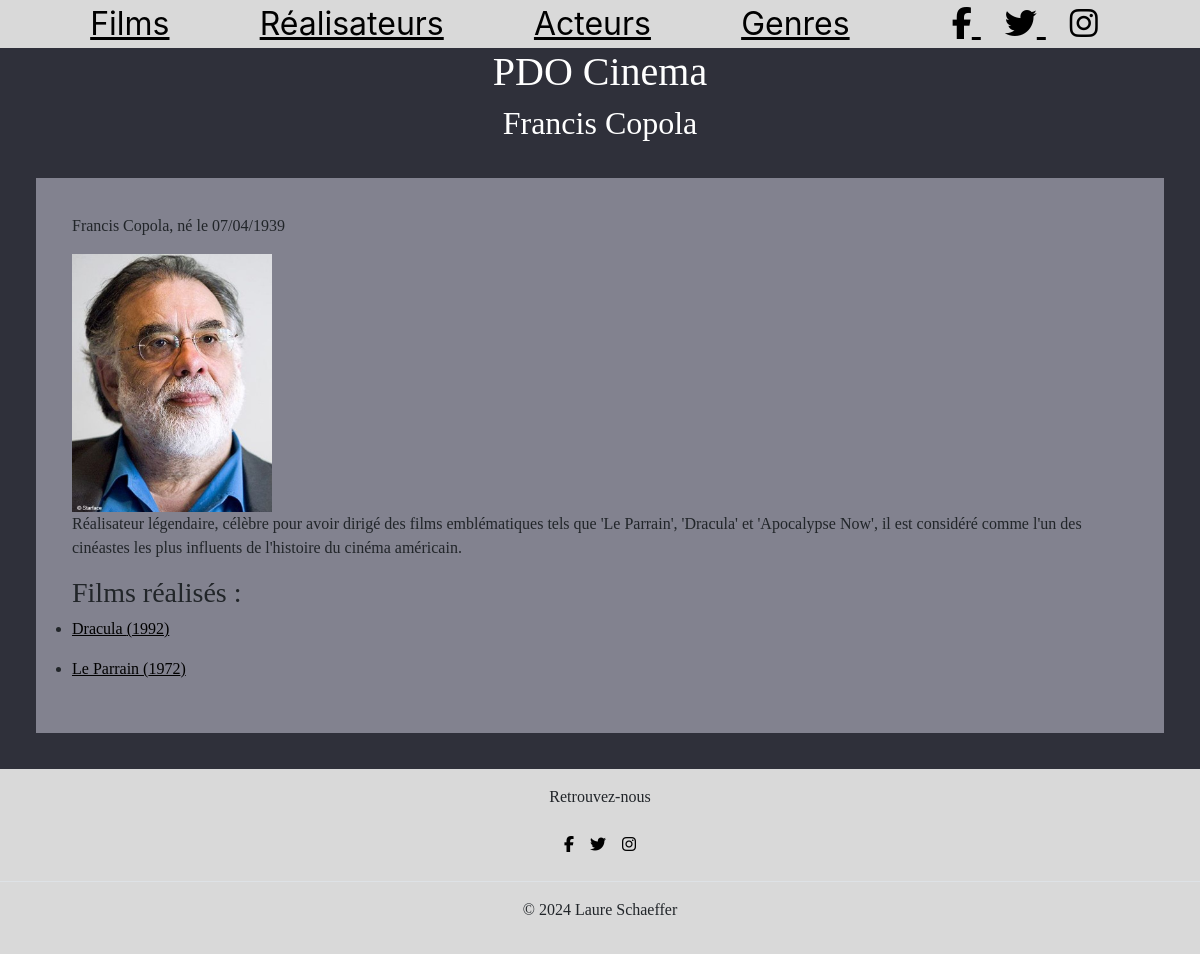
The page /index.php?action=detailReal&id=5 on the database its author committed.
### tables this page shows
CREATE TABLE IF NOT EXISTS `realisateur` (
  `id_realisateur` int NOT NULL AUTO_INCREMENT,
  `id_personne` int NOT NULL,
  PRIMARY KEY (`id_realisateur`),
  UNIQUE KEY `id_personne` (`id_personne`),
  CONSTRAINT `realisateur_ibfk_1` FOREIGN KEY (`id_personne`) REFERENCES `personne` (`id_personne`)
);

CREATE TABLE IF NOT EXISTS `personne` (
  `id_personne` int NOT NULL AUTO_INCREMENT,
  `nom` varchar(50) DEFAULT NULL,
  `prenom` varchar(50) DEFAULT NULL,
  `sexe` varchar(10) DEFAULT NULL,
  `date_naissance` date DEFAULT NULL,
  `photo` text,
  `biographie` text,
  PRIMARY KEY (`id_personne`)
);

CREATE TABLE IF NOT EXISTS `film` (
  `id_film` int NOT NULL AUTO_INCREMENT,
  `titre` varchar(255) NOT NULL,
  `annee_sortie_fr` int DEFAULT NULL,
  `duree` int DEFAULT NULL,
  `synopsis` text,
  `note` float DEFAULT NULL,
  `id_realisateur` int NOT NULL,
  `affiche` text,
  PRIMARY KEY (`id_film`),
  KEY `id_realisateur` (`id_realisateur`),
  CONSTRAINT `film_ibfk_1` FOREIGN KEY (`id_realisateur`) REFERENCES `realisateur` (`id_realisateur`)
);

### controller/CinemaController.php (called while the page is built, shortened)
<?php
class CinemaController {
    public function detailReal($id){
        $pdo = Connect::seConnecter();
        $requeteReal = $pdo->prepare("SELECT CONCAT(p.prenom, ' ', p.nom) AS nomReal, DATE_FORMAT(date_naissance, '%d/%m/%Y') AS date_naissance, p.photo, p.biographie, p.sexe, r.id_realisateur
        FROM realisateur r
        INNER JOIN personne p ON r.id_personne = p.id_personne
        WHERE id_realisateur = :id");
        $requeteReal->execute(["id" => $id]);
        $realFilmographie = $pdo->prepare("SELECT f.titre, f.annee_sortie_fr, f.id_film
        FROM film f
        INNER JOIN realisateur r ON f.id_realisateur = r.id_realisateur
        INNER JOIN personne p ON r.id_personne = p.id_personne
        WHERE r.id_realisateur = :id");
        $realFilmographie->execute(["id"=> $id]);
        require "view/personnes/detailReal.php";
    }
}

### view/personnes/detailReal.php (the view, shortened to what this page needs)
    <section class="detail">
        <?php foreach($requeteReal->fetchAll() as $real) {
            if($real["sexe"] =="femme"){
                $accord="née le ";
            } else {
                $accord="né le ";
            }
            ?>
            <div class="detail-header">
                <p><?= $real["nomReal"].', '.$accord.$real["date_naissance"]?></p>
            </div>
            <div class="detail-main">
                <img src="<?=$real["photo"]?>" alt="photo du réalisateur" width=200px>
                <div class="biographie">
                    <p>
                        <?=$real["biographie"] ?>
                    </p>
                </div>
                <div class="filmographie">
                    <h3>Films réalisés :</h3>
                    <?php foreach($realFilmographie->fetchAll() as $filmo){
                        ?> <ul>
                            <li><a href="index.php?action=detailFilm&id=<?=$filmo["id_film"]?>"><?=$filmo["titre"].' ('.$filmo["annee_sortie_fr"].')'?></a></li>
                        </ul>
                   <?php } ;
                   ?>
                </div>
            </div>
            <?php } ;
            ?>
    </section>
<?php
require_once "view/template.php";

### public/css/style.css (style rules this page uses)
* { margin: 0; padding: 0; box-sizing: border-box; }
a { color: black; text-decoration: revert; }
.card-listing, .listing-genre, .detail { background-color: #82828F; padding: 3%; margin: 3%; }
img { width: 200px; }

### rows shown on the page
realisateur: nomReal "Francis Copola", id_personne.sexe "né le", date_naissance "07/04/1939", id_personne.photo (picture), id_personne.biographie "Réalisateur légendaire, célèbre pour avoir dirigé des films emblématiques tels que 'Le Parrain', 'Dracula' et 'Apocalypse Now', il est considéré comme l'un des cinéastes les plus influents de l'histoire du cinéma américain."
film: titre "Dracula", annee_sortie_fr "1992"
film: titre "Le Parrain", annee_sortie_fr "1972"

### other values the page prints
$titre_secondaire "Francis Copola"
